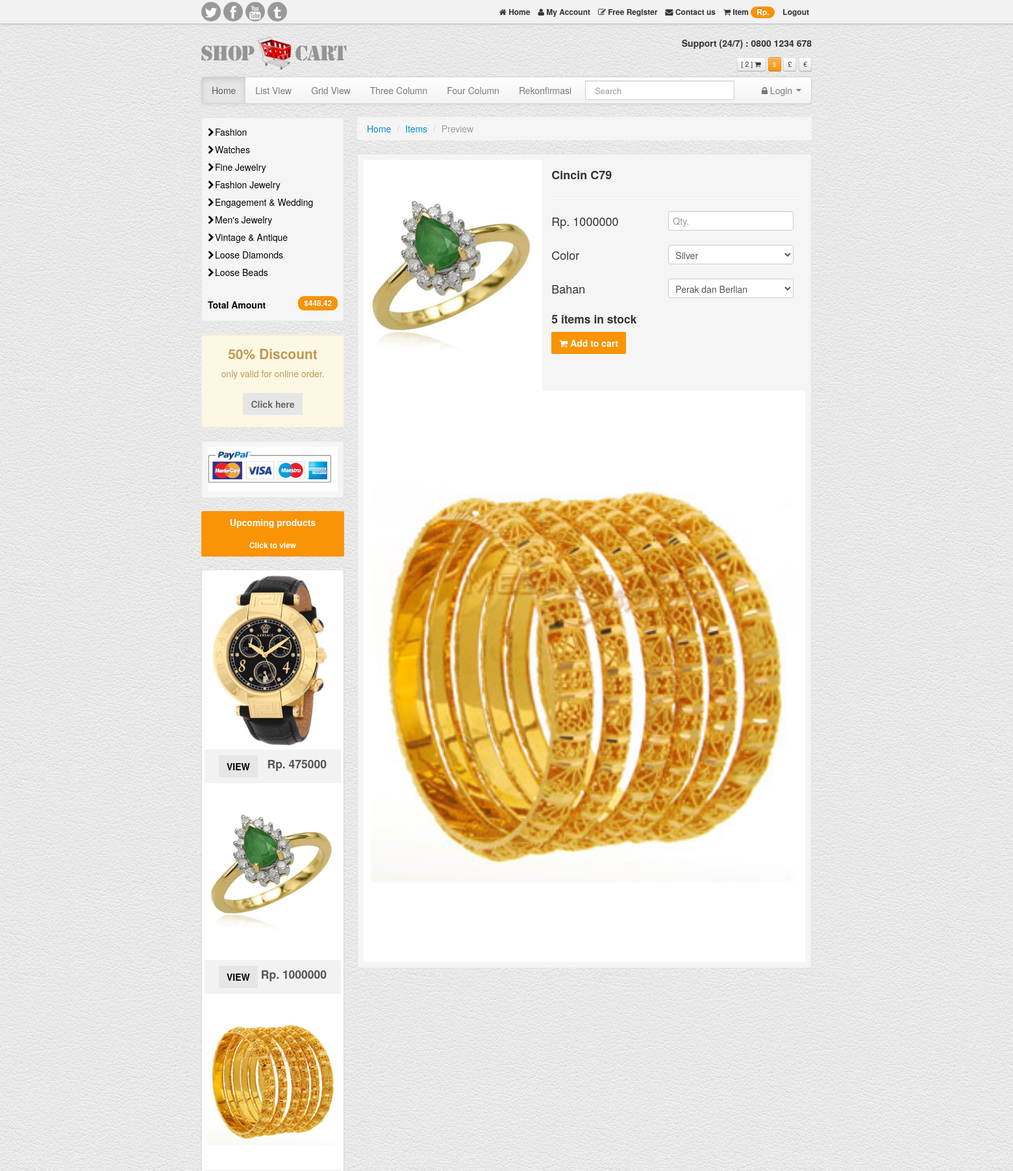
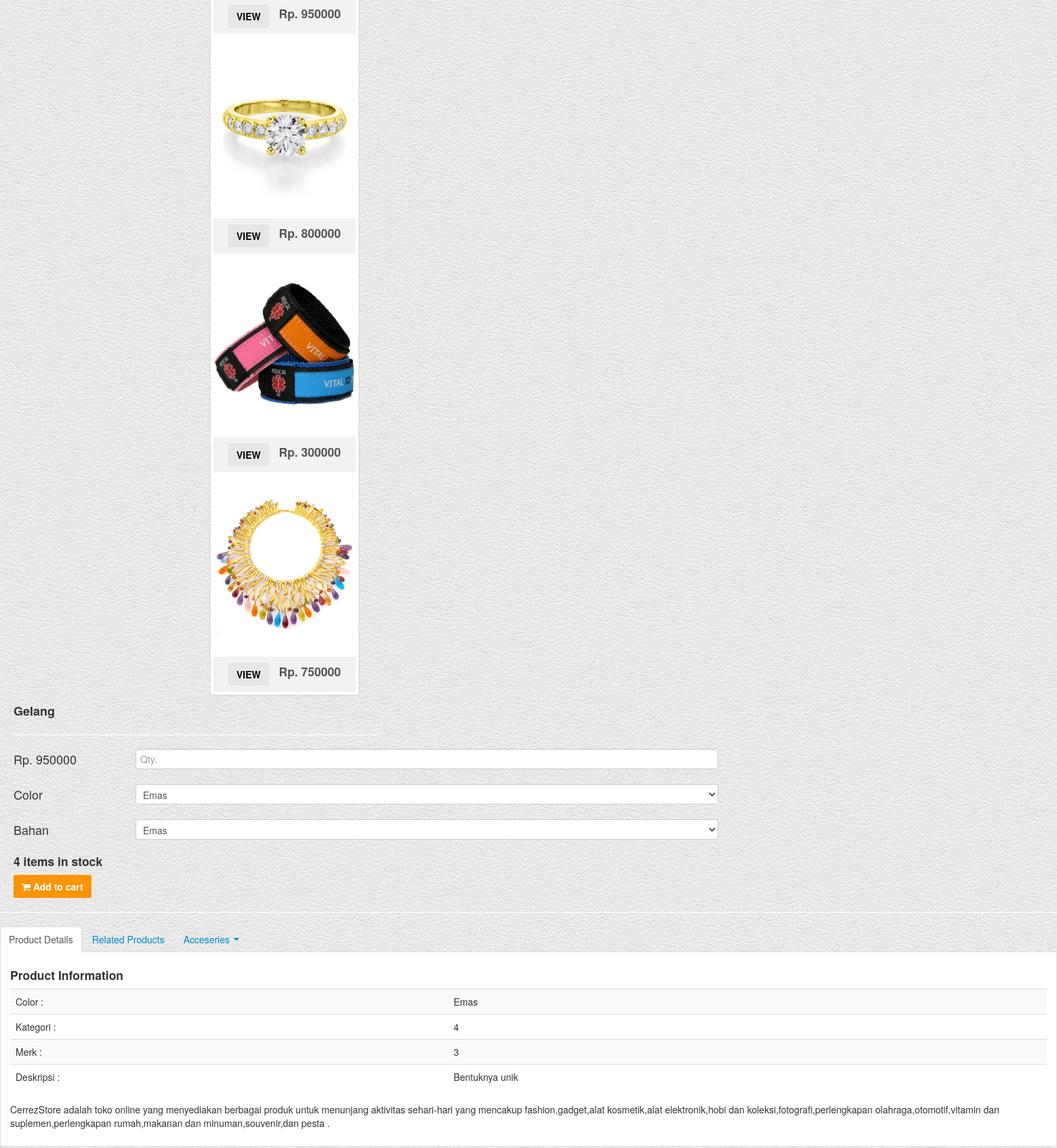
The page /customer/detprod/3 (upper part) on the database its author committed (2 pictures, top to bottom).
### tables this page shows
CREATE TABLE `kategoriku` (
  `id_kategori` int(11) NOT NULL,
  `nm_kategori` varchar(50) NOT NULL
);

CREATE TABLE `produkku` (
  `id_produk` int(11) NOT NULL,
  `nm_produk` varchar(50) NOT NULL,
  `warna` varchar(20) NOT NULL,
  `bahan` text NOT NULL,
  `deskripsi` text NOT NULL,
  `gambar` varchar(100) NOT NULL,
  `id_kategori` int(11) NOT NULL,
  `id_merk` int(11) NOT NULL,
  `harga` bigint(11) NOT NULL,
  `stok` int(11) NOT NULL
);

### application/controllers/customer.php (called while the page is built, shortened)
<?php
class Customer extends CI_Controller {
	function __construct() {
		$this->load->model('Olshopmodel', 'model');
	}
	public function detprod()
	{
		$prod = $this->uri->segment(3);
		$detail['data'] = $this->model->get_all_produk($prod);
		$detail['merk'] = $this->model->get_merk()->result_array();
		$detail['kat'] = $this->model->get_kategori()->result_array();
		$detail['samping'] = $this->model->get_all_produk()->result_array();
		$detail['konfweb'] = $this->model->get_konfigwebku();
		$this->load->view('customer/detproduk',$detail);
	}
}

### index.php (called while the page is built, shortened)
<?php
require_once BASEPATH.'core/CodeIgniter.php';

### application/models/olshopmodel.php (called while the page is built, shortened)
<?php defined ('BASEPATH') OR exit ('No direct script access allowed');
class Olshopmodel extends CI_Model
{
	public function get_all_produk($prod=null){
		if (!empty($prod)) {
			$this->db->where('id_produk',$prod);
			$this->db->or_where('id_merk',$prod);
		}
		return $this->db->get('produkku');
	}
	public function get_kategori($kat=null)
	{
		return $this->db->get('kategoriku');
	}
	public function get_konfigwebku ()
	{
		$data = $this->db->query('select * from konfigwebku');
		return $data->result_array();
	}
}

### application/views/customer/detproduk.php (the view, shortened to what this page needs)
<!DOCTYPE html>
<html lang="en">
  <head>
    <link href="<?php echo base_url(); ?>assets/fronted/assets/css/bootstrap.css" rel="stylesheet"/>
    <link href="<?php echo base_url(); ?>assets/fronted/style.css" rel="stylesheet"/>
	<link href="<?php echo base_url(); ?>assets/fronted/assets/font-awesome/css/font-awesome.css" rel="stylesheet">
  </head>
<body>
<div class="navbar navbar-inverse navbar-fixed-top">
	<div class="topNav">
		<div class="container">
			<div class="alignR">
				<div class="pull-left socialNw">
					<a href="#"><span class="icon-twitter"></span></a>
					<a href="#"><span class="icon-facebook"></span></a>
					<a href="#"><span class="icon-youtube"></span></a>
					<a href="#"><span class="icon-tumblr"></span></a>
				</div>
				<a href="<?php echo base_url ('customer/');?>"> <span class="icon-home"></span> Home</a>
				<a href="<?php echo base_url('customer/akun');?>"><span class="icon-user"></span> My Account</a>
				<a href="<?php echo base_url ('customer/register');?>"><span class="icon-edit"></span> Free Register </a>
				<a href="<?php echo base_url ('customer/kontak');?>"><span class="icon-envelope"></span> Contact us</a>
				<a href="<?php echo base_url ('customer/keranjang');?>"><span class="icon-shopping-cart"></span> Item <span class="badge badge-warning"> Rp. </span></a>
				<a href="<?php echo base_url ('login/logoutcus'); ?>"><span class=""></span> Logout <span class="badge badge-warning"></span></a>
			</div>
		</div>
	</div>
</div>
<div class="container">
<header id="header">
<div class="row">
	<div class="span4">
	<h1>
	<a class="logo" href="<?php echo base_url('customer/');?>"><span>Twitter Bootstrap ecommerce template</span>
		<img src="<?php echo base_url();?>assets/fronted/assets/img/logo-bootstrap-shoping-cart.png" alt="bootstrap sexy shop">
	</h1>
	</div>
	<div class="span4">
	</div>
	<div class="span4 alignR">
	<p><br> <strong> Support (24/7) :  0800 1234 678 </strong><br><br></p>
	<span class="btn btn-mini">[ 2 ] <span class="icon-shopping-cart"></span></span>
	<span class="btn btn-warning btn-mini">$</span>
	<span class="btn btn-mini">&pound;</span>
	<span class="btn btn-mini">&euro;</span>
	</div>
</div>
</header>
<div class="navbar">
	  <div class="navbar-inner">
		<div class="container">
		  <div class="nav-collapse">
			<ul class="nav">
			  <li class="active"><a href="<?php echo base_url ('customer/');?>">Home	</a></li>
			  <li class=""><a href="<?php echo base_url ('customer/daftar');?>">List View</a></li>
			  <li class=""><a href="<?php echo base_url ('customer/tampilgrid');?>">Grid View</a></li>
			  <li class=""><a href="<?php echo base_url ('customer/tiga');?>">Three Column</a></li>
			  <li class=""><a href="<?php echo base_url ('customer/empat');?>">Four Column</a></li>
			  <li class=""><a href="<?php echo base_url ('customer/rekonfirm');?>">Rekonfirmasi</a></li>
			</ul>
			<form action="#" class="navbar-search pull-left">
			  <input type="text" placeholder="Search" class="search-query span2">
			</form>
			<ul class="nav pull-right">
			<li class="dropdown">
				<a data-toggle="dropdown" class="dropdown-toggle" href="#"><span class="icon-lock"></span> Login <b class="caret"></b></a>
			</li>
			</ul>
		  </div>
		</div>
	  </div>
	</div>
	<div class="row">
<div id="sidebar" class="span3">
<div class="well well-small">
	<ul class="nav nav-list">
		<?php foreach ($kat as $key => $kat) : ?>
		<li><a href="<?php echo base_url ('customer/prod');?>"><span class="icon-chevron-right"></span><?php echo $kat['nm_kategori'];?></a></li>
	<?php endforeach;?>
		<li style="border:0"> &nbsp;</li>
		<li> <a class="totalInCart" href="<?php echo base_url('customer/keranjang');?>"><strong>Total Amount  <span class="badge badge-warning pull-right" style="line-height:18px;">$448.42</span></strong></a></li>
	</ul>
</div>
			  <div class="well well-small alert alert-warning cntr">
				  <h2>50% Discount</h2>
				  <p>
					 only valid for online order. <br><br><a class="defaultBtn" href="#">Click here </a>
				  </p>
			  </div>
			  <div class="well well-small" ><a href="#"><img src="assets/img/paypal.jpg" alt="payment method paypal"></a></div>
			<a class="shopBtn btn-block" href="#">Upcoming products <br><small>Click to view</small></a>
			<br>
			<br>
			<ul class="nav nav-list promowrapper">
			<li>
			  <div class="thumbnail">
				<?php foreach ($samping as $key => $value) : ?>
				<img src="<?php echo base_url(); ?>assets/img/<?php echo $value['gambar'];?>" alt="">
				<div class="caption">
				  <h4><a class="defaultBtn" href="<?php echo base_url('customer/detprod/').$value['id_produk']; ?>">VIEW</a> <span class="pull-right"> Rp. <?php echo $value['harga'];?></span></h4>
				</div>
				<?php endforeach; ?>
			  </div>
			</li>
		  </ul>
	</div>
	<div class="span9">
    <ul class="breadcrumb">
    <li><a href="<?php echo base_url('customer/');?>">Home</a> <span class="divider">/</span></li>
    <li><a href="<?php echo base_url('customer/prod');?>">Items</a> <span class="divider">/</span></li>
    <li class="active">Preview</li>
    </ul>
	<div class="well well-small">
	<div class="row-fluid">
			<div class="span5">
			<div id="myCarousel" class="carousel slide cntr">
                <div class="carousel-inner">
                  <div class="item active">
                  <?php foreach ($data->result_array() as $key => $value) : ?>
                   <a href="#"> <img src="<?php echo base_url();?>assets/img/<?php echo $value['gambar'];?>" alt="" style="width:100%"></a>
                  </div>
                </div>
            </div>
			</div>
			<div class="span7">
				<h3><?php echo $value['nm_produk'];?> </h3>
				<hr class="soft"/>
				<form class="form-horizontal qtyFrm" action="<?php echo base_url ('customer/addcart');?>" method="post">
				  <div class="control-group">
					<label class="control-label"><span>  Rp.  <?php echo $value['harga'];?></span></label>
					<div class="controls">
					<input type="number" class="span11" name="jumlah" min="1" max="100" class="span6" placeholder="Qty.">
					</div>
				  </div>
				  <div class="control-group">
					<label class="control-label"><span>Color</span></label>
					<div class="controls">
					  <select class="span11" name="warna">
						  <option><?php echo $value['warna'];?></option>
						</select>
					</div>
				  </div>
				  <div class="control-group">
					<label class="control-label"><span>Bahan</span></label>
					<div class="controls">
					<select class="span11" name="bahan">
						  <option><?php echo $value['bahan'];?></option>
						</select>
					</div>
				  </div>
				  <h4><?php echo $value['stok'];?> items in stock</h4>
				  <p>
				  <button type="submit" class="shopBtn"><span class=" icon-shopping-cart"></span> Add to cart</button>
				</form>
			</div>
			</div>
			<?php endforeach; ?>
				<hr class="softn clr"/>
            <ul id="productDetail" class="nav nav-tabs">
              <li class="active"><a href="#home" data-toggle="tab">Product Details</a></li>
              <li class=""><a href="#profile" data-toggle="tab">Related Products </a></li>
              <li class="dropdown">
                <a href="#" class="dropdown-toggle" data-toggle="dropdown">Acceseries <b class="caret"></b></a>
              </li>
            </ul>
            <div id="myTabContent" class="tab-content tabWrapper">
            <div class="tab-pane fade active in" id="home">
			  <h4>Product Information</h4>
                <table class="table table-striped">
				<tbody>
				<tr class="techSpecRow"><td class="techSpecTD1">Color : </td><td class="techSpecTD2"> <?php echo $value['warna'];?></td></tr>
				<tr class="techSpecRow"><td class="techSpecTD1">Kategori : </td><td class="techSpecTD2"> <?php echo $value['id_kategori'];?></td></tr>
				<tr class="techSpecRow"><td class="techSpecTD1">Merk : </td><td class="techSpecTD2"> <?php echo $value['id_merk'];?></td></tr>
				<tr class="techSpecRow"><td class="techSpecTD1">Deskripsi : </td><td class="techSpecTD2"> <?php echo $value['deskripsi'];?></td></tr>
				</tbody>
				</table>
				<p>CerrezStore adalah toko online yang menyediakan berbagai produk untuk menunjang aktivitas sehari-hari yang mencakup fashion,gadget,alat kosmetik,alat elektronik,hobi dan koleksi,fotografi,perlengkapan olahraga,otomotif,vitamin dan suplemen,perlengkapan rumah,makanan dan minuman,souvenir,dan pesta .
				</p>
			</div>
            </div>
  </body>
</html>

### assets/fronted/style.css (style rules this page uses)
body { background:url(assets/img/white_leather.png) repeat 0 0; }
#header { padding:8px 0 8px; }
#header a { text-decoration:none }
#header p { padding:0; margin:0; line-height:1em; font-size:100% }
#header h1 { margin:0;line-height:1em }
#header { padding-top:44px; }
.logo { padding-top: 11px;display: block; }
h3 { font-size: 18px;line-height: 1.5em; }
#myCarousel { position:relative; margin: 0; }
.navbar-inner { padding-left: 0;padding-right: 0; }
.thumbnail h4 { line-height:42px }
.thumbnail img { max-width:100% }
.form-horizontal.qtyFrm .control-label { text-align: left; }
.form-horizontal.qtyFrm .control-label span { font-size:18px }
.clr { clear:both; }
#productDetail { margin-bottom:0 }
.tabWrapper { background:#fff; padding:14px; border:1px solid #ddd; border-top:0 }
.alignR { text-align:right; }
.navbar .nav , .marginLess { margin:0 }
.navbar-search .search-query { padding: 4px 14px;-moz-border-radius: 1px;-webkit-border-radius: 1px;border-radius: 1px;line-height: 1.5em; min-width: 200px; }
.navbar-search { margin-left:6px; }
.caption h4 { margin:0 }
.thumbnail .caption { padding: 9px;color: #555555;background: #F3F2F2; }
.topNav { padding: 0;border-bottom: 1px solid #CCC;background: #f2f2f2;box-shadow: 0 0 3px #B1AFAF; }
.topNav a { color:#333; font-size:12px; font-weight:bold; display:inline-block; padding:8px 4px; }
.socialNw a { width:24px; height:24px; line-height:24px; display:inline-block; padding:3px; margin-top:3px; font-size:21px; border-radius:50%; background:#999; color:#fff; text-align:center; }
.cntr { text-align:center }
#sidebar ul { margin: 0;padding: 0; }
#sidebar .alert { padding: 8px; }
#sidebar .nav a { color:#000 }
#sidebar h4 { margin:0; line-height:1.5em; padding:0 13px; }
#sidebar h2 { font-size:21px; line-height:21px; }
.thumbnail { position:relative; }
.totalInCart { line-height:26px; }
.thumbnail { background:#fff }
.shopBtn { min-height: 34px;font-size: 14px;font-weight: bold;line-height: 34px;text-align: center;color: #fff;border-radius: 2px;background: #f89406;display:inline-block;padding:0 12px;border:0; }
.defaultBtn { min-height: 34px;font-size: 14px;font-weight: bold;line-height: 34px;text-align: center;border-radius: 2px;display:inline-block;padding:0 12px;color: #666;text-decoration: none;background: #e6e6e6;border:0; }

### rows shown on the page
kategoriku: nm_kategori "Fashion"
kategoriku: nm_kategori "Watches"
kategoriku: nm_kategori "Fine Jewelry"
kategoriku: nm_kategori "Fashion Jewelry"
kategoriku: nm_kategori "Engagement & Wedding"
kategoriku: nm_kategori "Men's Jewelry"
kategoriku: nm_kategori "Vintage & Antique"
kategoriku: nm_kategori "Loose Diamonds"
kategoriku: nm_kategori "Loose Beads"
produkku: gambar (picture), harga "475000"
produkku: gambar (picture), harga "1000000", nm_produk "Cincin C79", warna "Silver", bahan "Perak dan Berlian", stok "5"
produkku: gambar (picture), harga "950000", nm_produk "Gelang", warna "Emas", bahan "Emas", stok "4", id_kategori "4", id_merk "3", deskripsi "Bentuknya unik"
produkku: gambar (picture), harga "800000"
produkku: gambar (picture), harga "300000"
produkku: gambar (picture), harga "750000"
